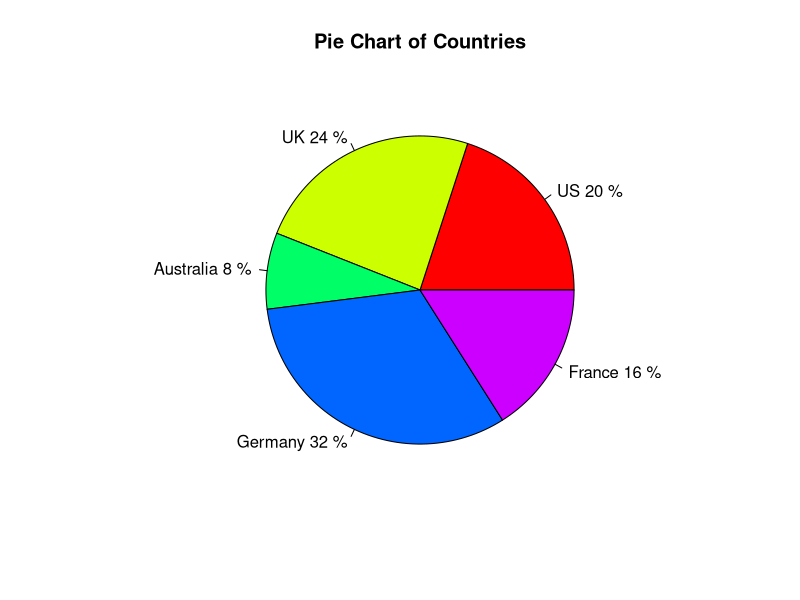

Write R code to recreate this figure.
# Pie Chart with Percentages
slices <- c(10, 12, 4, 16, 8) 
lbls <- c("US", "UK", "Australia", "Germany", "France")
pct <- round(slices/sum(slices)*100)
lbls <- paste(lbls, pct,"%") # add percents to labels 
pie(slices,lbls, col=rainbow(length(lbls)),
    main="Pie Chart of Countries")
